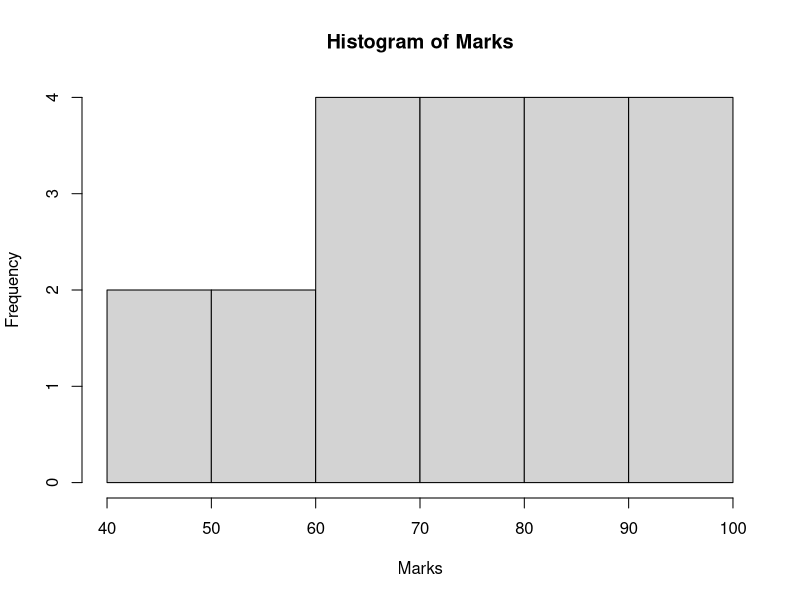

Recreate this plot in R.
# R Program to Create a Histogram

# Input
marks <- c(45, 50, 55, 60, 62, 65, 68, 70, 72, 75,
           78, 80, 82, 85, 88, 90, 92, 95, 98, 100)

# Create Histogram
hist(
  marks,
  main = "Histogram of Marks",
  xlab = "Marks",
  ylab = "Frequency"
)
